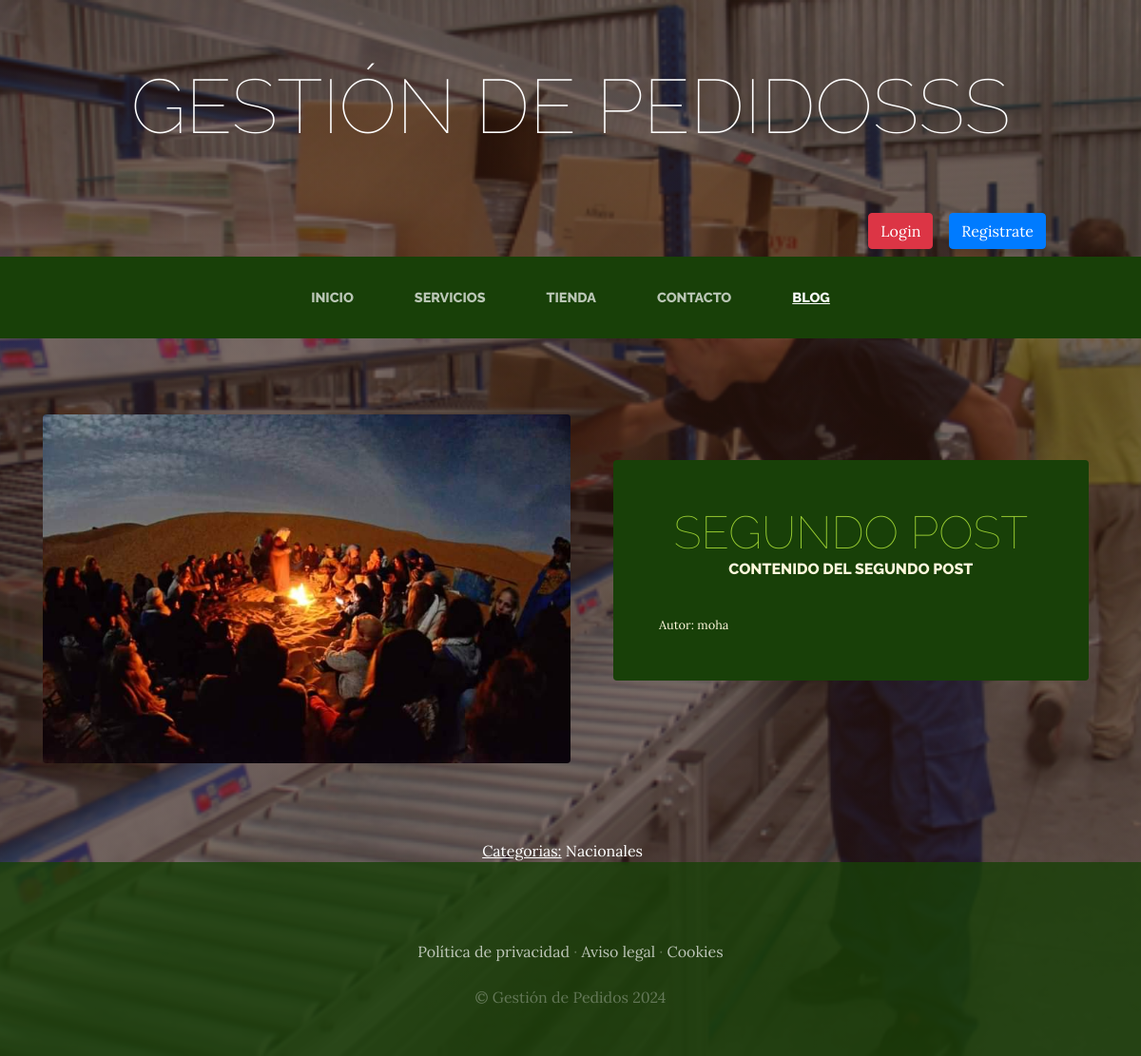
Screenshot of /blog/categoria/2/ with the database file from the repository.
### blog/models.py (models this page shows, shortened)
class Post(models.Model):
    titulo=models.CharField(max_length=50)
    contenido=models.CharField(max_length=50)
    imagen=models.ImageField(upload_to='blog', null=True, blank=True)
    autor=models.ForeignKey(User, on_delete=models.CASCADE)
    categorias=models.ManyToManyField(Categoria)
    created=models.DateTimeField(auto_now_add=True)
    updated=models.DateTimeField(auto_now_add=True)
    class Meta:
        verbose_name= 'post'
        verbose_name_plural = 'posts'

class Categoria(models.Model):
    nombre=models.CharField(max_length=50)
    created=models.DateTimeField(auto_now_add=True)
    updated=models.DateTimeField(auto_now_add=True)
    class Meta:
        verbose_name= 'categoria'
        verbose_name_plural = 'categorias'

### blog/views.py (the view)
# urls.py: path('categoria/<int:categoria_id>/', views.categoria, name="categoria"),
def categoria(request, categoria_id):
    categoria=Categoria.objects.get(id=categoria_id)
    posts=Post.objects.filter(categorias=categoria)
    return render(request, "blog/categoria.html", {'categoria':categoria, "posts": posts })

### carro/context_processor.py (called while the page is built)
def importe_total_carro(request):
    total=0
    if request.user.is_authenticated:
        carro = request.session.get("carro", {})
        for key, value in carro.items():
            total=total+float(value["precio"])
    else:
        total="Debes hacer Login"
    return {"importe_total_carro":total}

### blog/templates/blog/categoria.html
{% extends "ProyectoWebApp/base.html" %}
{% load static %}
{% block content %}
{% for post in posts %}
<section class="page-section clearfix">
<div class="container">
 <div class="intro">
   <img class="intro-img img-fluid mb-3 mb-lg-0 rounded" src="{{post.imagen.url}}" alt="" style="width: 50%;">
   <div class="intro-text left-0 text-center bg-faded p-5 rounded">
     <h2 class="section-heading mb-4" >
       <span class="section-heading-lower" style="color: yellowgreen;">{{post.titulo}}</span>
       <span class="section-heading-upper">{{post.contenido}}</span>
       <span class="section-heading-upper">{{post.categoria}}</span>
     </h2>
   <div style="text-align: left; font-size: 0.8em;">
    Autor: {{post.autor}}
    </div>
   </div>
 </div>
</div>
</section>
{% endfor %}
<section>
    <div style="width: 75%; margin: auto; text-align: center; color: white;">
        <u>Categorias:</u>
        {% for post in posts %}
            {% for categoria in post.categorias.all %}
                {{categoria.nombre}} &nbsp;&nbsp;&nbsp;
            {% endfor %}
        {% endfor %}
    </div>
</section>
{% endblock %}

### ProyectoWebApp/static/ProyectoWebApp/css/gestion.css (style rules this page uses)
body { font-family: 'Lora'; background: linear-gradient(rgba(47, 23, 15, 0.65), rgba(47, 23, 15, 0.65)), url("../img/bg_main.jpg"); background-attachment: fixed; background-position: center; background-size: cover; }
h1, h2, h3, h4, h5, h6 { font-family: 'Raleway'; }
.page-section { margin-top: 5rem; margin-bottom: 5rem; }
.section-heading { text-transform: uppercase; }
.section-heading .section-heading-upper { display: block; font-size: 1rem; font-weight: 800; padding-bottom:.5rem; }
.section-heading .section-heading-lower { display: block; font-size: 3rem; font-weight: 100; }
.bg-faded { background-color: rgba(255, 255, 255, 0.85); }
.intro { position: relative; }
@media (min-width: 992px) { .intro .intro-img { width: 75%; float: left; } }
@media (min-width: 992px) { .intro .intro-text { left: 600; width: 60%; margin-top: 3rem; background-color: rgba(24, 64, 8); color: cornsilk; position: absolute; } }
@media (min-width: 1200px) { .intro .intro-text { width: 45%; } }

### rows the page displays
Post: imagen (picture), titulo "SEGUNDO POST", contenido "CONTENIDO DEL SEGUNDO POST", autor "moha"
Categoria: nombre "Nacionales"
